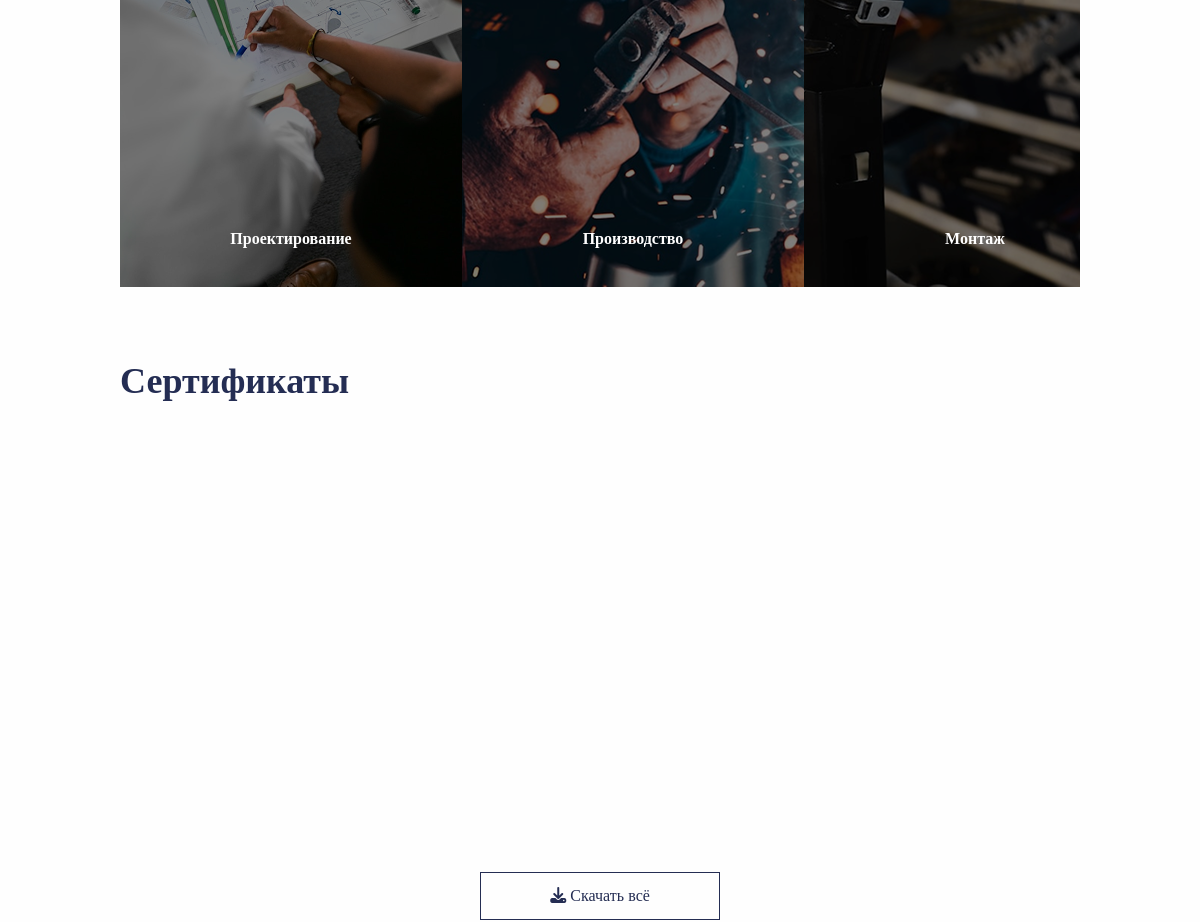
Page /about/ (middle part) on the earlier database version.
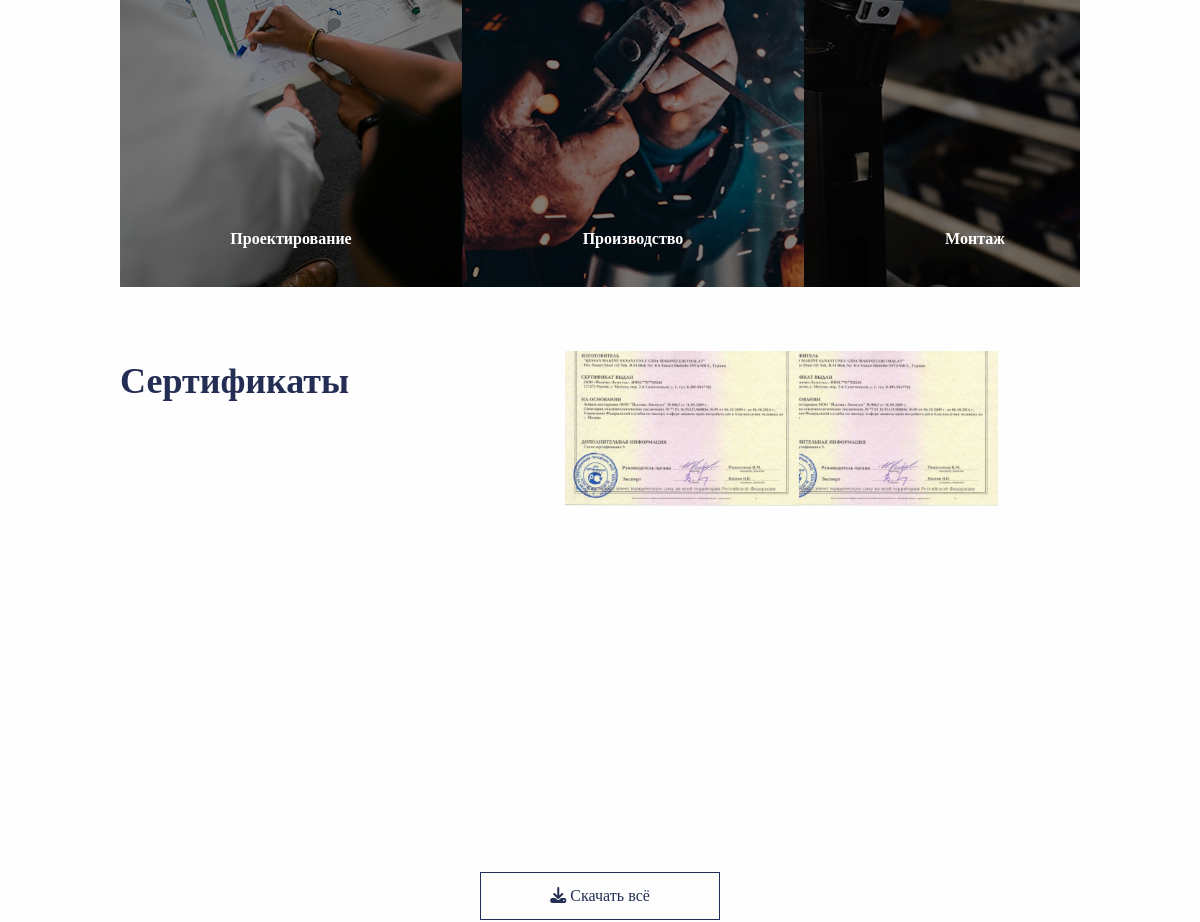
Same page on the later database version.
### content/models.py (models this page shows)
class Certificate(models.Model):
    image = models.ImageField(
        upload_to="certificates/", verbose_name="Изображение сертификата"
    )
    about = models.ForeignKey(
        "AboutIndex", related_name="certificates", on_delete=models.CASCADE
    )
    class Meta:
        verbose_name = "Сертификат"
        verbose_name_plural = "Сертификаты"

### api/views.py (the view)
# urls.py: path("about/", about_company_view, name="about"),
def about_company_view(request):
    about_company = AboutCompany.objects.first()
    certificates = Certificate.objects.all()
    established_year = 2020
    current_year = timezone.now().year
    years_in_market = current_year - established_year
    project_count = Project.objects.count()
    logo_images = about_company.logo_images.all() if about_company else []
    company_pdfs = about_company.pdfs.all() if about_company else []
    colleagues = Colleague.objects.all()
    years_form = get_plural_form(
        years_in_market, "год на рынке", "года на рынке", "лет на рынке"
    )
    projects_form = get_plural_form(project_count, "проект", "проекта", "проектов")
    context = {
        "about_company": about_company,
        "colleagues": colleagues,
        "years_in_market": years_in_market,
        "years_form": years_form,
        "project_count": project_count,
        "projects_form": projects_form,
        "certificates": certificates,
        "logo_images": logo_images,
        "company_pdfs": company_pdfs,
    }
    return render(request, "main/about_company.html", context)

### api/context_processors.py (called while the page is built)
def about_index_processor(request):
    about_index = AboutIndex.objects.first()
    return {"about_index": about_index}

### api/utils.py (called while the page is built)
def get_plural_form(number, form1, form2, form5):
    try:
        n = abs(int(number))
    except (TypeError, ValueError):
        return form5
    if n % 100 in (11, 12, 13, 14):
        return form5
    remainder = n % 10
    if remainder == 1:
        return form1
    elif 2 <= remainder <= 4:
        return form2
    else:
        return form5

### templates/main/about_company.html (shortened to what this page needs)
{% extends 'main/base.html' %}
{% load static %}
{% block content %}
{% include 'includes_about_company/structure_section.html' %}
{% include 'includes_index/sertificates.html' %}
{% endblock %}

### templates/includes_index/sertificates.html
<section class="sertificates">
    <div class="container">
        <h2 class="section__title sertificates__title">
            <a href="#" class="section__title__link sertificates__title__link">Сертификаты</a>
        </h2>
        <div class="sertificates__wrapper">
            <div class="sertificates__inner scroll_animate">
                {% for sertificate in about_index.certificates.all %}
                <div class="sertificates__item">
                    <img src="{{ sertificate.image.url }}" alt="Сертификат" class="sertificates__item__img">
                </div>
                {% endfor %}
            </div>
            <div class="button__accent__light button sertificates__button">
                <a href="{% url 'download_certificates' %}" class="button__link">
                    <i class="fas fa-solid fa-download"></i>
                    <span class="sertificates__button__text">Скачать всё</span>
                </a>
            </div>
        </div>
    </div>
</section>

Differences in the rows shown:
added Certificate: image (picture)
added Certificate: image (picture)
